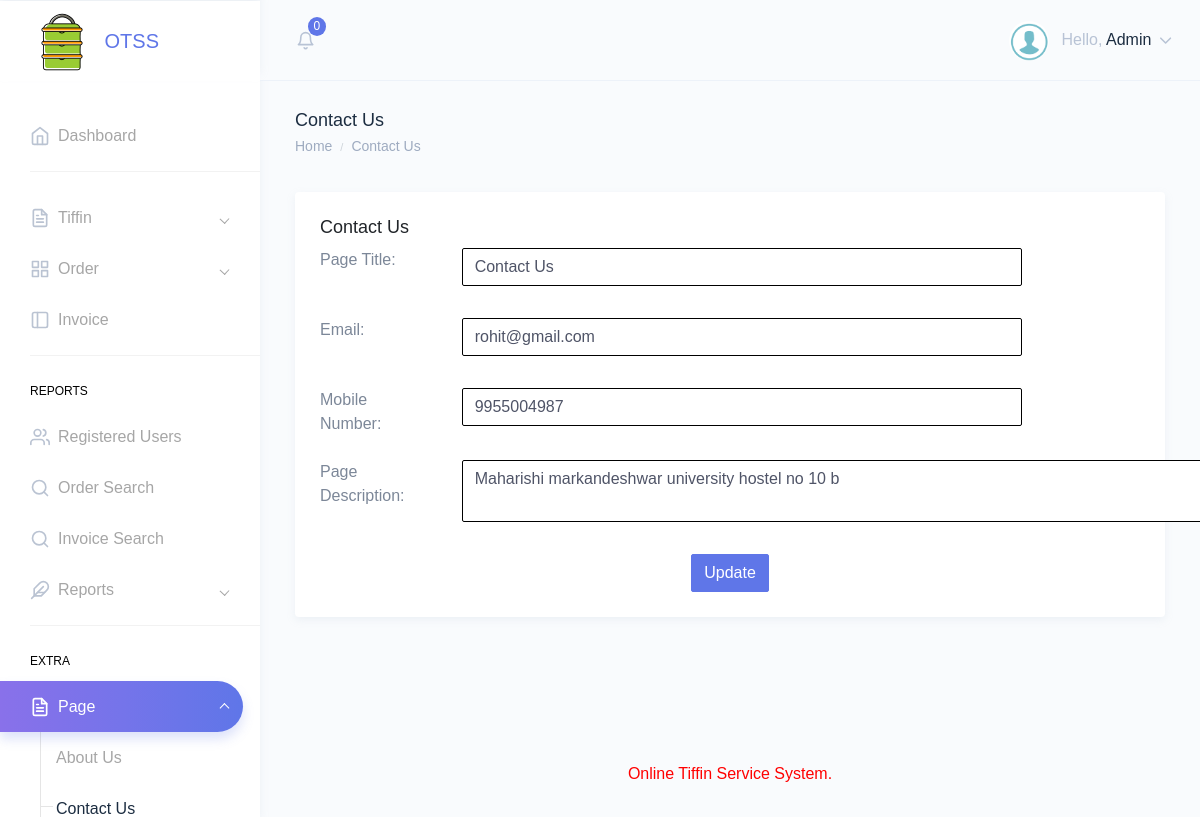
Screenshot of /otss/admin/contactus.php (signed in) with the database file from the repository.
### tables this page shows
CREATE TABLE `tblpage` (
  `ID` int(10) NOT NULL,
  `PageType` varchar(120) DEFAULT NULL,
  `PageTitle` mediumtext DEFAULT NULL,
  `PageDescription` mediumtext DEFAULT NULL,
  `Email` varchar(200) DEFAULT NULL,
  `MobileNumber` bigint(10) DEFAULT NULL,
  `UpdationDate` timestamp NULL DEFAULT NULL ON UPDATE current_timestamp()
);

### otss/admin/contactus.php (the view, shortened to what this page needs)
<?php
include('includes/dbconnection.php');
if (strlen($_SESSION['otssaid']==0)) {
  header('location:logout.php');
  } else{
  ?>
<!DOCTYPE html>
<html dir="ltr" lang="en">
<head>
    <link href="dist/css/style.min.css" rel="stylesheet">
   </head>
<body>
    <div id="main-wrapper" data-theme="light" data-layout="vertical" data-navbarbg="skin6" data-sidebartype="full" data-sidebar-position="fixed" data-header-position="fixed" data-boxed-layout="full">
     <?php include_once('includes/header.php');?>
        <?php include_once('includes/sidebar.php');?>
        <div class="page-wrapper">
            <div class="page-breadcrumb">
                <div class="row">
                    <div class="col-7 align-self-center">
                        <h4 class="page-title text-truncate text-dark font-weight-medium mb-1">Contact Us</h4>
                        <div class="d-flex align-items-center">
                            <nav aria-label="breadcrumb">
                                <ol class="breadcrumb m-0 p-0">
                                    <li class="breadcrumb-item"><a href="dashboard.php" class="text-muted">Home</a></li>
                                    <li class="breadcrumb-item text-muted active" aria-current="page">Contact Us</li>
                                </ol>
                            </nav>
                        </div>
                    </div>
                </div>
            </div>
            <div class="container-fluid">
                <div class="row">
                    <div class="col-12">
                        <div class="card">
                            <div class="card-body">
                                <h4 class="card-title">Contact Us</h4>
                                <form action="" method="post">
                                    <?php
$sql="SELECT * from  tblpage where PageType='contactus'";
$query = $dbh -> prepare($sql);
$query->execute();
$results=$query->fetchAll(PDO::FETCH_OBJ);
$cnt=1;
if($query->rowCount() > 0)
{
foreach($results as $row)
{               ?>
                                    <div class="form-body">
                                        <div class="form-group row">
                                            <label class="col-md-2">Page Title: </label>
                                            <div class="col-md-10">
                                                <div class="row">
                                                    <div class="col-md-10">
                                                        <div class="form-group">
                                                            <input type="text" class="form-control" id="exampleTextInput1" name="pagetitle" value="<?php  echo $row->PageTitle;?>" required='true'>
                                                        </div>
                                                    </div>
                                                </div>
                                            </div>
                                        </div>
                                        <div class="form-group row">
                                            <label class="col-md-2">Email: </label>
                                            <div class="col-md-10">
                                                <div class="row">
                                                    <div class="col-md-10">
                                                        <div class="form-group">
                                                            <input type="text" class="form-control" id="exampleTextInput1" name="email" value="<?php  echo $row->Email;?>" required='true'>
                                                        </div>
                                                    </div>
                                                </div>
                                            </div>
                                        </div>
                                        <div class="form-group row">
                                            <label class="col-md-2">Mobile Number: </label>
                                            <div class="col-md-10">
                                                <div class="row">
                                                    <div class="col-md-10">
                                                        <div class="form-group">
                                                            <input type="text" name="mobnum" id="mobnum" required="true" value="<?php  echo $row->MobileNumber;?>" class="form-control" maxlength="10" pattern="[0-9]+">
                                                        </div>
                                                    </div>
                                                </div>
                                            </div>
                                        </div>
                                        <div class="form-group row">
                                            <label class="col-md-2">Page Description: </label>
                                            <div class="col-md-10">
                                                <div class="row">
                                                    <div class="col-md-10">
                                                        <div class="form-group">
    <textarea type="text" name="pagedes" class="form-control" required='true' style="width:800px;"><?php  echo $row->PageDescription;?></textarea>
                                                        </div>
                                                    </div>
                                                </div>
                                            </div>
                                        </div>
                                    </div>
                                    <?php $cnt=$cnt+1;}} ?>
                                    <div class="form-actions">
                                        <div class="text-center">
                                            <button type="submit" class="btn btn-info" name="submit">Update</button>
                                           </div>
                                    </div>
                                </form>
                            </div>
                        </div>
                    </div>
                </div>
            </div>
          <?php include_once('includes/footer.php');?>
        </div>
    </div>
</body>
</html>
<?php }  ?>

### otss/admin/includes/header.php (shortened to what this page needs)
<header class="topbar" data-navbarbg="skin6">
            <nav class="navbar top-navbar navbar-expand-md">
                <div class="navbar-header" data-logobg="skin6">
                    <div class="navbar-brand">
                        <a href="dashboard.php">
                            <b class="logo-icon">
                                <img src="assets/images/logo-icon.png" alt="homepage" class="dark-logo" />
                            </b>
                           <strong>OTSS</strong>
                        </a>
                    </div>
                </div>
                <div class="navbar-collapse collapse" id="navbarSupportedContent">
                    <ul class="navbar-nav float-left mr-auto ml-3 pl-1">
                        <li class="nav-item dropdown">
                            <?php
                        $sql ="SELECT * from  tblorder where Status is null ";
$query = $dbh -> prepare($sql);
$query->execute();
$totneworder=$query->rowCount();
?>
                            <a class="nav-link dropdown-toggle pl-md-3 position-relative" href="javascript:void(0)"
                                id="bell" role="button" data-toggle="dropdown" aria-haspopup="true"
                                aria-expanded="false">
                                <span><i data-feather="bell" class="svg-icon"></i></span>
                                <span class="badge badge-primary notify-no rounded-circle"><?php echo htmlentities($totneworder);?></span>
                            </a>
                        </li>
                    </ul>
                    <ul class="navbar-nav float-right">
                        <li class="nav-item dropdown">
                            <a class="nav-link dropdown-toggle" href="javascript:void(0)" data-toggle="dropdown"
                                aria-haspopup="true" aria-expanded="false">
                                <img src="assets/images/users/images.png" alt="user" class="rounded-circle"
                                    width="40">
                                    <?php
$aid=$_SESSION['otssaid'];
$sql="SELECT AdminName,Email from  tbladmin where ID=:aid";
$query = $dbh -> prepare($sql);
$query->bindParam(':aid',$aid,PDO::PARAM_STR);
$query->execute();
$results=$query->fetchAll(PDO::FETCH_OBJ);
$cnt=1;
if($query->rowCount() > 0)
{
foreach($results as $row)
{               ?>
                                <span class="ml-2 d-none d-lg-inline-block"><span>Hello,</span> <span
                                        class="text-dark"><?php  echo $row->AdminName;?></span> <i data-feather="chevron-down"
                                        class="svg-icon"></i></span><?php $cnt=$cnt+1;}} ?>
                            </a>
                        </li>
                    </ul>
                </div>
            </nav>
        </header>

### rows the page displays
tblpage: pagetitle "Contact Us", email "rohit@gmail.com", mobnum "9955004987", pagedes "Maharishi markandeshwar university hostel no 10 b"

### other values shown
$totneworder "0"
$row->AdminName "Admin"
